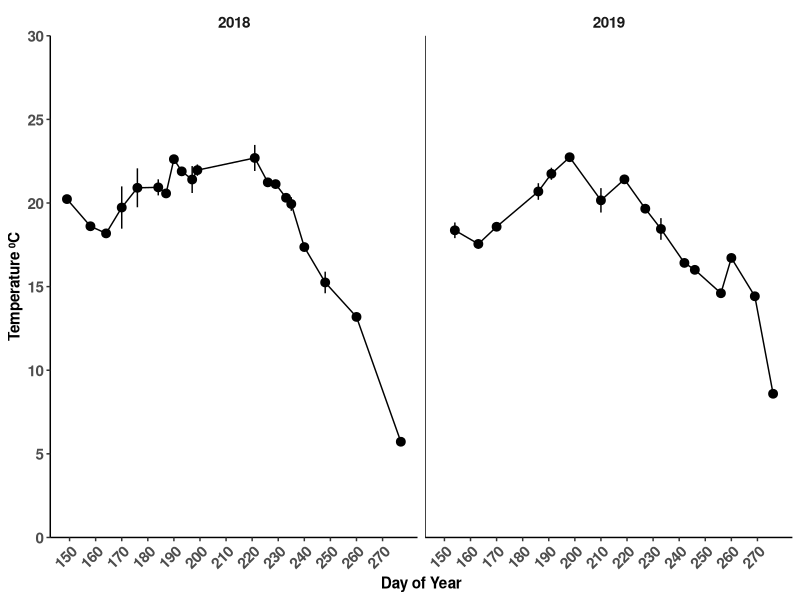

Source code (R):
#Fig S4 - Temperature from YSI 

#libraries
library(tidyverse)
library(lubridate)
library(here)

#YSI data

ysi_18 <- read_csv(here("data/raw_data", "BP_YSI_2018.csv"))

ysi_18 <- ysi_18 %>% mutate(DOY = yday(Date),
                            Year = year(Date)) %>%
  select(Year, DOY, Depth_m, Temperature, Conductivity,
         DO_sat, DO_mgL, pH)

ysi_18_means <- ysi_18 %>% group_by(Year, DOY) %>% 
  summarize_at(vars(Temperature, Conductivity,
                    DO_sat, DO_mgL, pH), list(~mean(.), ~sd(.)))

ysi_19 <- read_csv(here("data/raw_data", "BP_YSI_2019.csv")) 

## using lubridate's parser to convert date from a character format 
Date2019 <- c("03-Jun-19", "03-Jun-19", "03-Jun-19")
dmy(Date2019) 
ysi_19$Date %>% as_date(ysi_19$Date)
ysi_19 <- ysi_19 %>% mutate(Date = dmy(Date))

ysi_19 <- ysi_19 %>% mutate(DOY = yday(Date),
                            Year = year(Date)) %>%
  select(Year, DOY, Depth_m, Temperature, Conductivity,
         DO_sat, DO_mgL, pH)

ysi_19_means <- ysi_19 %>% group_by(Year, DOY) %>% 
  summarize_at(vars(Temperature, Conductivity,
                    DO_sat, DO_mgL, pH), list(~mean(.), ~sd(.)))

ysi_all <- rbind(ysi_18_means, ysi_19_means)


#Figure

ggplot(ysi_all, aes(x = DOY, y = Temperature_mean, 
                         ymin = Temperature_mean - Temperature_sd, 
                         ymax = Temperature_mean + Temperature_sd)) +
  geom_pointrange() + scale_x_continuous(breaks = seq(150, 275, 10)) +
  geom_line() + 
  scale_y_continuous(breaks = seq(0, 30, 5), limits = c(0,30), expand = c(0,0)) +
  facet_wrap(~Year) + 
  xlab("Day of Year") + ylab("Temperature ⁰C")+
  theme_classic()+
  theme(axis.text.x = element_text(angle=45, hjust=1, vjust=1, face = "bold", size = 11)) +
  theme(axis.text.y = element_text(face = "bold", size = 11))+
  theme(axis.title.x = element_text(face = "bold", size =11))+
  theme(axis.title.y = element_text(face = "bold", size = 11)) + 
  theme(strip.background = element_blank(),
        strip.text.x = element_text(face = "bold", size = 11)) + 
  annotate("segment", x=-Inf, xend=-Inf, y=-Inf, yend=Inf)

